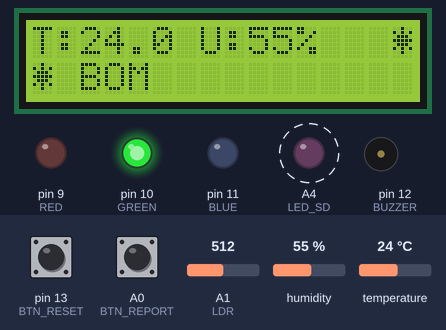
Bench run of a sketch on a simulated Arduino Uno, built with avr-gcc and run on an emulated ATmega328P. On the bench: 16×2 character LCD, output pins drawn as LEDs (lit = HIGH), buzzer (waves = sounding). Dashed ring = blinking. The test bench sets the inputs (shaded band); at power-on: humidity 55 %, A0 (BTN_REPORT) HIGH, temperature 24 °C, pin 13 (BTN_RESET) HIGH, A1 (LDR) = 512. Storage starts empty.

Above: at 7.6 s.
7.7 s: humidity set to 51 %
At 9.6 s:
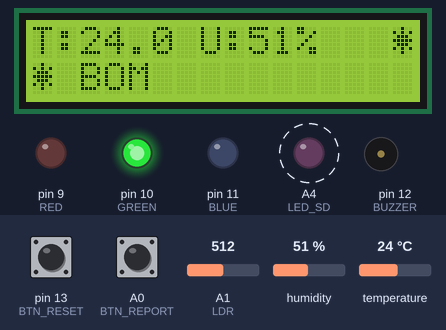
10.3 s: humidity set to 48 %
At 12.3 s:
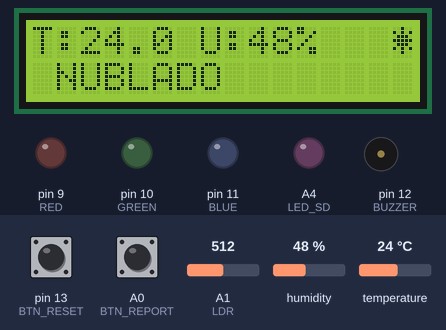
12.9 s: A0 (BTN_REPORT) pulled LOW for 2.3 s
At 13.5 s:
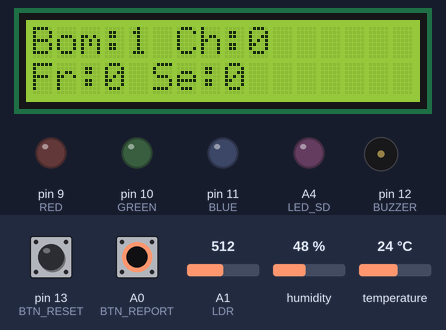
20.3 s: temperature set to 12.8 °C
At 23.76 s:
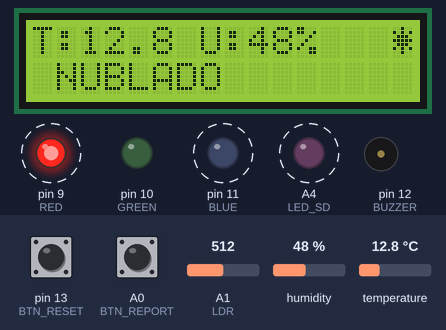
25.1 s: temperature set to 11.5 °C
At 27.3 s:
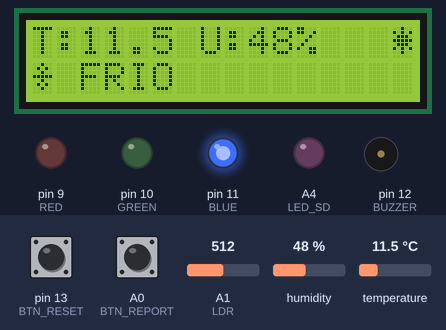
27.8 s: pin 13 (BTN_RESET) pulled LOW for 2.3 s
At 29.8 s:
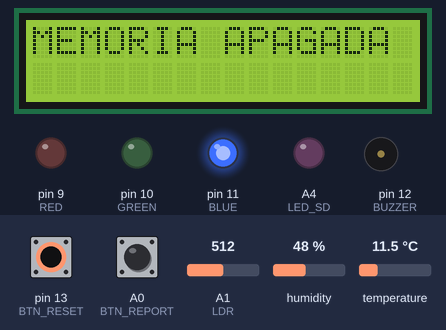
Timing chart, 0 to 32.7 s (numbered marks = the images above; inputs shaded):
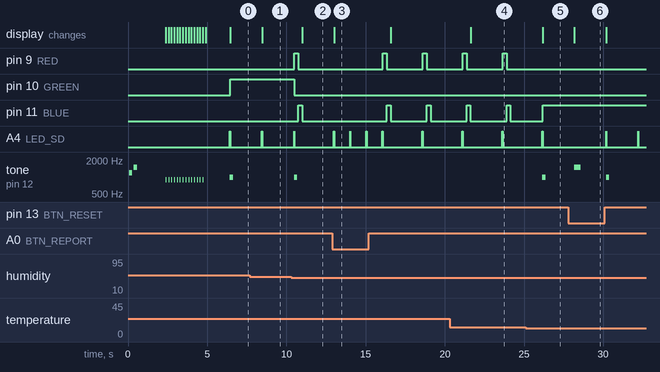

The sketch:

sketch.ino
```cpp
#include <LiquidCrystal.h>
#include <DHT.h>
#include <SPI.h>
#include <SD.h>

LiquidCrystal lcd(7,6,5,4,3,2);
DHT dht(8, DHT22);

// LEDs
#define RED 9
#define GREEN 10
#define BLUE 11
#define LED_SD A4

#define BUZZER 12
#define BTN_RESET 13
#define BTN_REPORT A0

#define SD_CS A2
#define LDR A1

File arquivo;

// CONTADORES
int contBom=0, contChuva=0, contFrio=0, contSeco=0, contNublado=0;
String climaAtual="";
String climaAnterior="";
unsigned long debounce=0;
bool mostrarRelatorio=false;

// ===== ICONES LCD =====
byte iconSol[8]   ={B00100,B10101,B01110,B11111,B01110,B10101,B00100,B00000};
byte iconChuva[8] ={B00000,B01110,B11111,B11111,B00000,B01010,B00100,B01010};
byte iconFrio[8]  ={B00100,B01010,B00100,B11111,B00100,B01010,B00100,B00000};
byte iconSeco[8]  ={B00100,B00100,B10101,B01110,B10101,B00100,B00100,B00000};
byte iconLua[8]   ={B00110,B01100,B11000,B11000,B11000,B01100,B00110,B00000};
byte iconSolPeq[8]={B00100,B10101,B01110,B11111,B01110,B10101,B00100,B00000};

// 🔔 BUZZERS
void beepInicial(){
  tone(BUZZER,1200,200); delay(300);
  tone(BUZZER,1500,200);
}
void beepMudanca(){ tone(BUZZER,1000,200); }

// BARRA CARREGAMENTO
void loadingBar(){
  lcd.clear();
  lcd.setCursor(0,0);
  lcd.print("Iniciando dados");
  lcd.setCursor(0,1);
  lcd.print("[              ]");

  for(int i=1;i<=14;i++){
    lcd.setCursor(i,1);
    lcd.print("#");
    tone(BUZZER,900,40);
    delay(180);
  }
  lcd.clear();
  lcd.print("Sistema pronto!");
  delay(1500);
}

// RESET TOTAL
void resetTotal(){
  contBom=contChuva=contFrio=contSeco=contNublado=0;
  climaAnterior="";
  SD.remove("clima.txt");
  lcd.clear();
  lcd.print("MEMORIA APAGADA");
  tone(BUZZER,1500,400);
  delay(2000);
}

// DESLIGA LEDS
void ledsOff(){
  digitalWrite(RED,LOW);
  digitalWrite(GREEN,LOW);
  digitalWrite(BLUE,LOW);
}

// EFEITOS LEDS
void efeitoChuva(){
  digitalWrite(BLUE,HIGH); delay(300);
  digitalWrite(BLUE,LOW); delay(300);
}
void efeitoNublado(){
  digitalWrite(RED,HIGH); delay(250);
  digitalWrite(RED,LOW);
  digitalWrite(BLUE,HIGH); delay(250);
  digitalWrite(BLUE,LOW);
}

void setup(){
  lcd.begin(16,2);
  dht.begin();

  pinMode(RED,OUTPUT);
  pinMode(GREEN,OUTPUT);
  pinMode(BLUE,OUTPUT);
  pinMode(LED_SD,OUTPUT);
  pinMode(BUZZER,OUTPUT);
  pinMode(BTN_RESET,INPUT_PULLUP);
  pinMode(BTN_REPORT,INPUT_PULLUP);

  lcd.createChar(0,iconSol);
  lcd.createChar(1,iconChuva);
  lcd.createChar(2,iconFrio);
  lcd.createChar(3,iconSeco);
  lcd.createChar(4,iconLua);
  lcd.createChar(5,iconSolPeq);

  lcd.clear();
  lcd.setCursor(0,0);
  lcd.print("Projeto Sistema");
  lcd.setCursor(0,1);
  lcd.print("Clima");
  beepInicial();
  delay(2000);

  loadingBar();
  SD.begin(SD_CS);
}

void loop(){

  if(digitalRead(BTN_RESET)==LOW && millis()-debounce>400){
    debounce=millis();
    resetTotal();
  }

  mostrarRelatorio = digitalRead(BTN_REPORT)==LOW;

  float umidade=dht.readHumidity();
  float temp=dht.readTemperature();

  int luz = analogRead(LDR);
  bool dia = luz > 500;

  // CLASSIFICA CLIMA
  if(temp<=12) climaAtual="FRIO";
  else if(umidade>=70 && temp<26) climaAtual="CHUVA";
  else if(temp>=33 && umidade<50) climaAtual="SECO";
  else if(temp>=20 && temp<=30 && umidade>=50 && umidade<=70) climaAtual="BOM";
  else climaAtual="NUBLADO";

  // SE CLIMA MUDOU → BUZZER + CONTADOR
  if(climaAtual!=climaAnterior){
    beepMudanca();
    if(climaAtual=="BOM") contBom++;
    if(climaAtual=="CHUVA") contChuva++;
    if(climaAtual=="FRIO") contFrio++;
    if(climaAtual=="SECO") contSeco++;
    if(climaAtual=="NUBLADO") contNublado++;
    climaAnterior=climaAtual;
  }

  // GRAVA NO SD
  digitalWrite(LED_SD,HIGH);
  arquivo=SD.open("clima.txt",FILE_WRITE);
  if(arquivo){
    arquivo.print("Temp:");
    arquivo.print(temp);
    arquivo.print(" Umid:");
    arquivo.print(umidade);
    arquivo.print(" Clima:");
    arquivo.println(climaAtual);
    arquivo.close();
  }
  digitalWrite(LED_SD,LOW);

  // RELATÓRIO
  if(mostrarRelatorio){
    lcd.clear();
    lcd.setCursor(0,0);
    lcd.print("Bom:");
    lcd.print(contBom);
    lcd.print(" Ch:");
    lcd.print(contChuva);
    lcd.setCursor(0,1);
    lcd.print("Fr:");
    lcd.print(contFrio);
    lcd.print(" Se:");
    lcd.print(contSeco);
    delay(1000);
    return;
  }

  ledsOff();
  if(climaAtual=="BOM") digitalWrite(GREEN,HIGH);
  else if(climaAtual=="SECO") digitalWrite(RED,HIGH);
  else if(climaAtual=="FRIO") digitalWrite(BLUE,HIGH);
  else if(climaAtual=="CHUVA") efeitoChuva();
  else if(climaAtual=="NUBLADO") efeitoNublado();

  // LCD NORMAL
  lcd.clear();
  lcd.setCursor(0,0);
  lcd.print("T:");
  lcd.print(temp,1);
  lcd.print(" U:");
  lcd.print(umidade,0);
  lcd.print("%");

  lcd.setCursor(15,0);
  if(dia) lcd.write(byte(5));
  else lcd.write(byte(4));

  lcd.setCursor(0,1);
  if(climaAtual=="BOM") lcd.write(byte(0));
  else if(climaAtual=="CHUVA") lcd.write(byte(1));
  else if(climaAtual=="FRIO") lcd.write(byte(2));
  else if(climaAtual=="SECO") lcd.write(byte(3));
  lcd.print(" ");
  lcd.print(climaAtual);

  delay(2000);
}
```

Measured:
- the behaviour switches between 50 and 49 % on humidity (found by bisection; images 1 and 2)
- the behaviour switches between 12.1 and 12 °C on temperature (found by bisection; images 4 and 5)
- after the input at 7.7 s, the display: changes after 0.78 s (image 1)
- after the input at 10.3 s, pin 9 (RED): LOW → HIGH after 0.19 s, → LOW 0.25 s later; pin 10 (GREEN): HIGH → LOW after 0.19 s
- after the input at 12.9 s, the display: changes after 0.12 s (image 3)
- after the input at 20.3 s, the display: changes after 1.3 s (image 4)
- after the input at 25.1 s, pin 9 (RED): stays LOW (without the input it goes to HIGH after 1.1 s); tone on pin 12 (BUZZER): silent → 1000 Hz after 1.1 s, → silent 0.20 s later; the display: changes after 1.1 s (image 5)
- after the input at 27.8 s, tone on pin 12 (BUZZER): silent → 1500 Hz after 0.38 s, → silent 0.40 s later, → 1000 Hz 1.6 s later, → silent 0.20 s later; the display: changes after 0.38 s (image 6)
